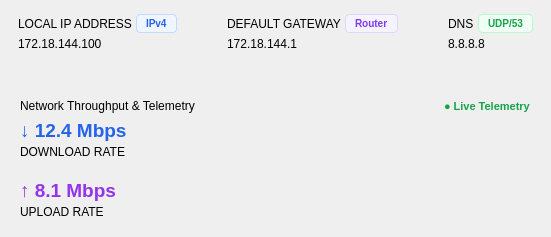
        <widget class="QWidget" name="pageDashboard">
         <layout class="QVBoxLayout" name="pageDashLayout">
          <property name="spacing">
           <number>16</number>
          </property>
          <property name="leftMargin">
           <number>0</number>
          </property>
          <property name="topMargin">
           <number>0</number>
          </property>
          <property name="rightMargin">
           <number>0</number>
          </property>
          <property name="bottomMargin">
           <number>0</number>
          </property>
          <item>
           <layout class="QHBoxLayout" name="row1StatsLayout">
            <property name="spacing">
             <number>14</number>
            </property>
            <item>
             <widget class="QFrame" name="cardIp">
              <layout class="QVBoxLayout" name="cardIpLayout">
               <property name="spacing">
                <number>4</number>
               </property>
               <property name="leftMargin">
                <number>18</number>
               </property>
               <property name="topMargin">
                <number>14</number>
               </property>
               <property name="rightMargin">
                <number>18</number>
               </property>
               <property name="bottomMargin">
                <number>14</number>
               </property>
               <item>
                <layout class="QHBoxLayout" name="headIpLayout">
                 <item>
                  <widget class="QLabel" name="lblIpTag">
                   <property name="text">
                    <string>LOCAL IP ADDRESS</string>
                   </property>
                   <property name="class" stdset="0">
                    <string>cardLabel</string>
                   </property>
                  </widget>
                 </item>
                 <item>
                  <spacer name="spHeadIp">
                   <property name="orientation">
                    <enum>Qt::Orientation::Horizontal</enum>
                   </property>
                   <property name="sizeHint" stdset="0">
                    <size>
                     <width>0</width>
                     <height>0</height>
                    </size>
                   </property>
                  </spacer>
                 </item>
                 <item>
                  <widget class="QLabel" name="lblIpBadge">
                   <property name="styleSheet">
                    <string notr="true">color: #2563eb; background: #eff6ff; border: 1px solid #bfdbfe; font-size: 10px; font-weight: 700; border-radius: 4px; padding: 2px 6px;</string>
                   </property>
                   <property name="text">
                    <string>IPv4</string>
                   </property>
                  </widget>
                 </item>
                </layout>
               </item>
               <item>
                <widget class="QLabel" name="lblValIp">
                 <property name="text">
                  <string>172.18.144.100</string>
                 </property>
                 <property name="class" stdset="0">
                  <string>cardValueMedium</string>
                 </property>
                </widget>
               </item>
              </layout>
             </widget>
            </item>
            <item>
             <widget class="QFrame" name="cardGateway">
              <layout class="QVBoxLayout" name="cardGwLayout">
               <property name="spacing">
                <number>4</number>
               </property>
               <property name="leftMargin">
                <number>18</number>
               </property>
               <property name="topMargin">
                <number>14</number>
               </property>
               <property name="rightMargin">
                <number>18</number>
               </property>
               <property name="bottomMargin">
                <number>14</number>
               </property>
               <item>
                <layout class="QHBoxLayout" name="headGwLayout">
                 <item>
                  <widget class="QLabel" name="lblGwTag">
                   <property name="text">
                    <string>DEFAULT GATEWAY</string>
                   </property>
                   <property name="class" stdset="0">
                    <string>cardLabel</string>
                   </property>
                  </widget>
                 </item>
                 <item>
                  <spacer name="spHeadGw">
                   <property name="orientation">
                    <enum>Qt::Orientation::Horizontal</enum>
                   </property>
                   <property name="sizeHint" stdset="0">
                    <size>
                     <width>0</width>
                     <height>0</height>
                    </size>
                   </property>
                  </spacer>
                 </item>
                 <item>
                  <widget class="QLabel" name="lblGwBadge">
                   <property name="styleSheet">
                    <string notr="true">color: #7c3aed; background: #f5f3ff; border: 1px solid #ddd6fe; font-size: 10px; font-weight: 700; border-radius: 4px; padding: 2px 6px;</string>
                   </property>
                   <property name="text">
                    <string>Router</string>
                   </property>
                  </widget>
                 </item>
                </layout>
               </item>
               <item>
                <widget class="QLabel" name="lblValGateway">
                 <property name="text">
                  <string>172.18.144.1</string>
                 </property>
                 <property name="class" stdset="0">
                  <string>cardValueMedium</string>
                 </property>
                </widget>
               </item>
              </layout>
             </widget>
            </item>
            <item>
             <widget class="QFrame" name="cardDns">
              <layout class="QVBoxLayout" name="cardDnsLayout">
               <property name="spacing">
                <number>4</number>
               </property>
               <property name="leftMargin">
                <number>18</number>
               </property>
               <property name="topMargin">
                <number>14</number>
               </property>
               <property name="rightMargin">
                <number>18</number>
               </property>
               <property name="bottomMargin">
                <number>14</number>
               </property>
               <item>
                <layout class="QHBoxLayout" name="headDnsLayout">
                 <item>
                  <widget class="QLabel" name="lblDnsTag">
                   <property name="text">
                    <string>DNS</string>
                   </property>
                   <property name="class" stdset="0">
                    <string>cardLabel</string>
                   </property>
                  </widget>
                 </item>
                 <item>
                  <spacer name="spHeadDns">
                   <property name="orientation">
                    <enum>Qt::Orientation::Horizontal</enum>
                   </property>
                   <property name="sizeHint" stdset="0">
                    <size>
                     <width>0</width>
                     <height>0</height>
                    </size>
                   </property>
                  </spacer>
                 </item>
                 <item>
                  <widget class="QLabel" name="lblDnsBadge">
                   <property name="styleSheet">
                    <string notr="true">color: #16a34a; background: #f0fdf4; border: 1px solid #bbf7d0; font-size: 10px; font-weight: 700; border-radius: 4px; padding: 2px 6px;</string>
                   </property>
                   <property name="text">
                    <string>UDP/53</string>
                   </property>
                  </widget>
                 </item>
                </layout>
               </item>
               <item>
                <widget class="QLabel" name="lblValDns">
                 <property name="text">
                  <string>8.8.8.8</string>
                 </property>
                 <property name="class" stdset="0">
                  <string>cardValueMedium</string>
                 </property>
                </widget>
               </item>
              </layout>
             </widget>
            </item>
           </layout>
          </item>
          <item>
           <widget class="QFrame" name="cardOverview">
            <property name="sizePolicy">
             <sizepolicy hsizetype="Expanding" vsizetype="Expanding">
              <horstretch>0</horstretch>
              <verstretch>1</verstretch>
             </sizepolicy>
            </property>
            <layout class="QVBoxLayout" name="overviewLayout">
             <property name="leftMargin">
              <number>20</number>
             </property>
             <property name="topMargin">
              <number>18</number>
             </property>
             <property name="rightMargin">
              <number>20</number>
             </property>
             <property name="bottomMargin">
              <number>18</number>
             </property>
             <item>
              <layout class="QHBoxLayout" name="overviewHeaderLayout">
               <item>
                <widget class="QLabel" name="lblOverviewTitle">
                 <property name="text">
                  <string>Network Throughput &amp; Telemetry</string>
                 </property>
                 <property name="class" stdset="0">
                  <string>cardHeader</string>
                 </property>
                </widget>
               </item>
               <item>
                <spacer name="spOverviewHeader">
                 <property name="orientation">
                  <enum>Qt::Orientation::Horizontal</enum>
                 </property>
                 <property name="sizeHint" stdset="0">
                  <size>
                   <width>0</width>
                   <height>0</height>
                  </size>
                 </property>
                </spacer>
               </item>
               <item>
                <widget class="QLabel" name="lblOverviewStatus">
                 <property name="styleSheet">
                  <string notr="true">color: #16a34a; font-weight: 600; font-size: 11px;</string>
                 </property>
                 <property name="text">
                  <string>● Live Telemetry</string>
                 </property>
                </widget>
               </item>
              </layout>
             </item>
             <item>
              <layout class="QHBoxLayout" name="graphAndRatesLayout">
               <property name="spacing">
                <number>20</number>
               </property>
               <item>
                <layout class="QVBoxLayout" name="graphPlaceholderLayout"/>
               </item>
               <item>
                <layout class="QVBoxLayout" name="ratesLayout">
                 <property name="spacing">
                  <number>20</number>
                 </property>
                 <item>
                  <spacer name="spRatesTop">
                   <property name="orientation">
                    <enum>Qt::Orientation::Vertical</enum>
                   </property>
                   <property name="sizeHint" stdset="0">
                    <size>
                     <width>0</width>
                     <height>0</height>
                    </size>
                   </property>
                  </spacer>
                 </item>
                 <item>
                  <layout class="QVBoxLayout" name="downMetricLayout">
                   <property name="spacing">
                    <number>3</number>
                   </property>
                   <item>
                    <widget class="QLabel" name="lblDownRate">
                     <property name="minimumSize">
                      <size>
                       <width>130</width>
                       <height>0</height>
                      </size>
                     </property>
                     <property name="styleSheet">
                      <string notr="true">color: #2563eb; font-size: 19px; font-weight: 800;</string>
                     </property>
                     <property name="text">
                      <string>↓ 12.4 Mbps</string>
                     </property>
                    </widget>
                   </item>
                   <item>
                    <widget class="QLabel" name="lblDownTag">
                     <property name="text">
                      <string>DOWNLOAD RATE</string>
                     </property>
                     <property name="class" stdset="0">
                      <string>cardLabel</string>
                     </property>
                    </widget>
                   </item>
                  </layout>
                 </item>
                 <item>
                  <layout class="QVBoxLayout" name="upMetricLayout">
                   <property name="spacing">
                    <number>3</number>
                   </property>
                   <item>
                    <widget class="QLabel" name="lblUpRate">
                     <property name="minimumSize">
                      <size>
                       <width>130</width>
                       <height>0</height>
                      </size>
                     </property>
                     <property name="styleSheet">
                      <string notr="true">color: #9333ea; font-size: 19px; font-weight: 800;</string>
                     </property>
                     <property name="text">
                      <string>↑ 8.1 Mbps</string>
                     </property>
                    </widget>
                   </item>
                   <item>
                    <widget class="QLabel" name="lblUpTag">
                     <property name="text">
                      <string>UPLOAD RATE</string>
                     </property>
                     <property name="class" stdset="0">
                      <string>cardLabel</string>
                     </property>
                    </widget>
                   </item>
                  </layout>
                 </item>
                 <item>
                  <spacer name="spRatesBottom">
                   <property name="orientation">
                    <enum>Qt::Orientation::Vertical</enum>
                   </property>
                   <property name="sizeHint" stdset="0">
                    <size>
                     <width>0</width>
                     <height>0</height>
                    </size>
                   </property>
                  </spacer>
                 </item>
                </layout>
               </item>
              </layout>
             </item>
            </layout>
           </widget>
          </item>
         </layout>
        </widget>
